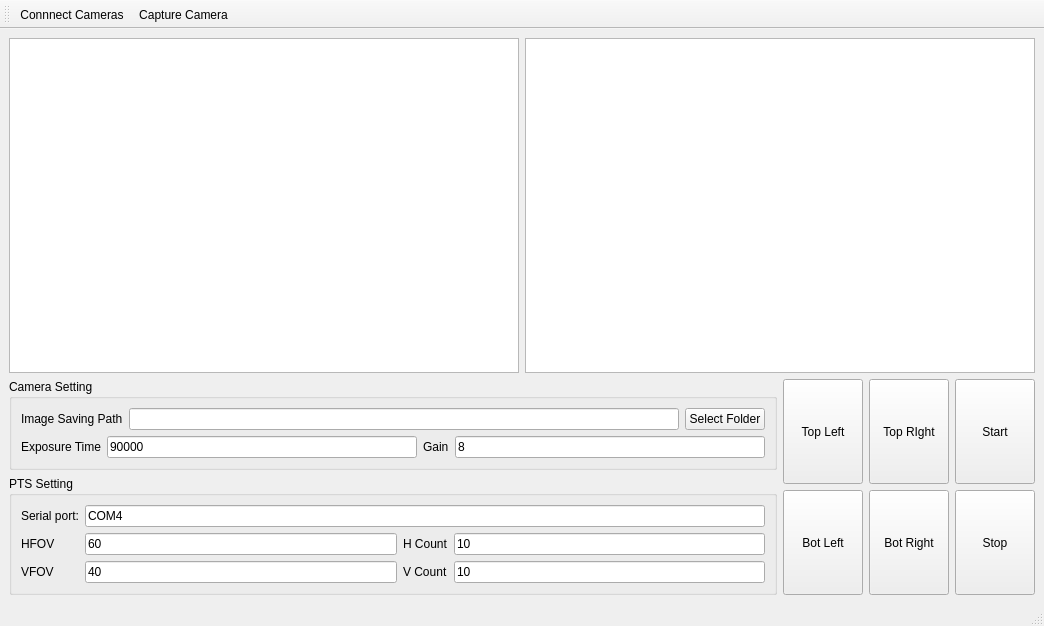
<?xml version="1.0" encoding="UTF-8"?>
<ui version="4.0">
 <class>MainWIndow</class>
 <widget class="QMainWindow" name="MainWIndow">
  <property name="geometry">
   <rect>
    <x>0</x>
    <y>0</y>
    <width>1044</width>
    <height>626</height>
   </rect>
  </property>
  <property name="windowTitle">
   <string>Auto PTZ Calib Cam</string>
  </property>
  <widget class="QWidget" name="centralwidget">
   <layout class="QVBoxLayout" name="verticalLayout_4">
    <item>
     <layout class="QHBoxLayout" name="horizontalLayout_2">
      <item>
       <widget class="QGraphicsView" name="graphicsView_left">
        <property name="sizePolicy">
         <sizepolicy hsizetype="Expanding" vsizetype="Expanding">
          <horstretch>0</horstretch>
          <verstretch>0</verstretch>
         </sizepolicy>
        </property>
       </widget>
      </item>
      <item>
       <widget class="QGraphicsView" name="graphicsView_right">
        <property name="sizePolicy">
         <sizepolicy hsizetype="Expanding" vsizetype="Expanding">
          <horstretch>0</horstretch>
          <verstretch>0</verstretch>
         </sizepolicy>
        </property>
       </widget>
      </item>
     </layout>
    </item>
    <item>
     <layout class="QHBoxLayout" name="horizontalLayout_4">
      <item>
       <layout class="QVBoxLayout" name="verticalLayout_3">
        <item>
         <widget class="QGroupBox" name="groupBox_2">
          <property name="title">
           <string>Camera Setting</string>
          </property>
          <layout class="QVBoxLayout" name="verticalLayout_2">
           <item>
            <layout class="QHBoxLayout" name="horizontalLayout_3">
             <item>
              <widget class="QLabel" name="label_6">
               <property name="text">
                <string>Image Saving Path</string>
               </property>
              </widget>
             </item>
             <item>
              <widget class="QLineEdit" name="lineEdit_savingPath">
               <property name="text">
                <string/>
               </property>
              </widget>
             </item>
             <item>
              <widget class="QPushButton" name="pushButton_selectFolder">
               <property name="sizePolicy">
                <sizepolicy hsizetype="Minimum" vsizetype="Preferred">
                 <horstretch>0</horstretch>
                 <verstretch>0</verstretch>
                </sizepolicy>
               </property>
               <property name="text">
                <string>Select Folder</string>
               </property>
              </widget>
             </item>
            </layout>
           </item>
           <item>
            <layout class="QHBoxLayout" name="horizontalLayout">
             <item>
              <widget class="QLabel" name="label_7">
               <property name="text">
                <string>Exposure Time</string>
               </property>
              </widget>
             </item>
             <item>
              <widget class="QLineEdit" name="lineEdit_expTime">
               <property name="text">
                <string>90000</string>
               </property>
              </widget>
             </item>
             <item>
              <widget class="QLabel" name="label_8">
               <property name="text">
                <string>Gain</string>
               </property>
              </widget>
             </item>
             <item>
              <widget class="QLineEdit" name="lineEdit_gain">
               <property name="text">
                <string>8</string>
               </property>
              </widget>
             </item>
            </layout>
           </item>
          </layout>
         </widget>
        </item>
        <item>
         <widget class="QGroupBox" name="groupBox">
          <property name="title">
           <string>PTS Setting</string>
          </property>
          <layout class="QGridLayout" name="gridLayout">
           <item row="0" column="0">
            <widget class="QLabel" name="label">
             <property name="text">
              <string>Serial port:</string>
             </property>
            </widget>
           </item>
           <item row="0" column="1" colspan="3">
            <widget class="QLineEdit" name="lineEdit_serialPort">
             <property name="text">
              <string>COM4</string>
             </property>
            </widget>
           </item>
           <item row="1" column="0">
            <widget class="QLabel" name="label_2">
             <property name="text">
              <string>HFOV</string>
             </property>
            </widget>
           </item>
           <item row="1" column="1">
            <widget class="QLineEdit" name="lineEdit_hFov">
             <property name="text">
              <string>60</string>
             </property>
            </widget>
           </item>
           <item row="1" column="2">
            <widget class="QLabel" name="label_4">
             <property name="text">
              <string>H Count</string>
             </property>
            </widget>
           </item>
           <item row="1" column="3">
            <widget class="QLineEdit" name="lineEdit_hCount">
             <property name="text">
              <string>10</string>
             </property>
            </widget>
           </item>
           <item row="2" column="0">
            <widget class="QLabel" name="label_3">
             <property name="text">
              <string>VFOV</string>
             </property>
            </widget>
           </item>
           <item row="2" column="1">
            <widget class="QLineEdit" name="lineEdit_vFov">
             <property name="text">
              <string>40</string>
             </property>
            </widget>
           </item>
           <item row="2" column="2">
            <widget class="QLabel" name="label_5">
             <property name="text">
              <string>V Count</string>
             </property>
            </widget>
           </item>
           <item row="2" column="3">
            <widget class="QLineEdit" name="lineEdit_vCount">
             <property name="text">
              <string>10</string>
             </property>
            </widget>
           </item>
          </layout>
         </widget>
        </item>
       </layout>
      </item>
      <item>
       <layout class="QGridLayout" name="gridLayout_2">
        <item row="1" column="1">
         <widget class="QPushButton" name="pushButton_botRight">
          <property name="sizePolicy">
           <sizepolicy hsizetype="Minimum" vsizetype="Preferred">
            <horstretch>0</horstretch>
            <verstretch>0</verstretch>
           </sizepolicy>
          </property>
          <property name="text">
           <string>Bot Right</string>
          </property>
         </widget>
        </item>
        <item row="0" column="1">
         <widget class="QPushButton" name="pushButton_topRight">
          <property name="sizePolicy">
           <sizepolicy hsizetype="Minimum" vsizetype="Preferred">
            <horstretch>0</horstretch>
            <verstretch>0</verstretch>
           </sizepolicy>
          </property>
          <property name="text">
           <string>Top RIght</string>
          </property>
         </widget>
        </item>
        <item row="1" column="0">
         <widget class="QPushButton" name="pushButton_botLeft">
          <property name="sizePolicy">
           <sizepolicy hsizetype="Minimum" vsizetype="Preferred">
            <horstretch>0</horstretch>
            <verstretch>0</verstretch>
           </sizepolicy>
          </property>
          <property name="text">
           <string>Bot Left</string>
          </property>
         </widget>
        </item>
        <item row="0" column="0">
         <widget class="QPushButton" name="pushButton_topLeft">
          <property name="sizePolicy">
           <sizepolicy hsizetype="Minimum" vsizetype="Preferred">
            <horstretch>0</horstretch>
            <verstretch>0</verstretch>
           </sizepolicy>
          </property>
          <property name="text">
           <string>Top Left</string>
          </property>
         </widget>
        </item>
       </layout>
      </item>
      <item>
       <layout class="QVBoxLayout" name="verticalLayout">
        <item>
         <widget class="QPushButton" name="pushButton_start">
          <property name="sizePolicy">
           <sizepolicy hsizetype="Minimum" vsizetype="Preferred">
            <horstretch>0</horstretch>
            <verstretch>0</verstretch>
           </sizepolicy>
          </property>
          <property name="text">
           <string>Start</string>
          </property>
         </widget>
        </item>
        <item>
         <widget class="QPushButton" name="pushButton_stop">
          <property name="sizePolicy">
           <sizepolicy hsizetype="Minimum" vsizetype="Preferred">
            <horstretch>0</horstretch>
            <verstretch>0</verstretch>
           </sizepolicy>
          </property>
          <property name="text">
           <string>Stop</string>
          </property>
         </widget>
        </item>
       </layout>
      </item>
     </layout>
    </item>
   </layout>
  </widget>
  <widget class="QStatusBar" name="statusbar"/>
  <widget class="QToolBar" name="toolBar">
   <property name="windowTitle">
    <string>toolBar</string>
   </property>
   <attribute name="toolBarArea">
    <enum>TopToolBarArea</enum>
   </attribute>
   <attribute name="toolBarBreak">
    <bool>false</bool>
   </attribute>
   <addaction name="actionConnnect_Cameras"/>
   <addaction name="actionCapture_Camera"/>
  </widget>
  <action name="actionConnnect_Cameras">
   <property name="text">
    <string>Connnect Cameras</string>
   </property>
   <property name="menuRole">
    <enum>QAction::MenuRole::NoRole</enum>
   </property>
  </action>
  <action name="actionCapture_Camera">
   <property name="text">
    <string>Capture Camera</string>
   </property>
   <property name="toolTip">
    <string>Capture Camera Once</string>
   </property>
   <property name="menuRole">
    <enum>QAction::MenuRole::NoRole</enum>
   </property>
  </action>
 </widget>
 <resources/>
 <connections/>
</ui>
